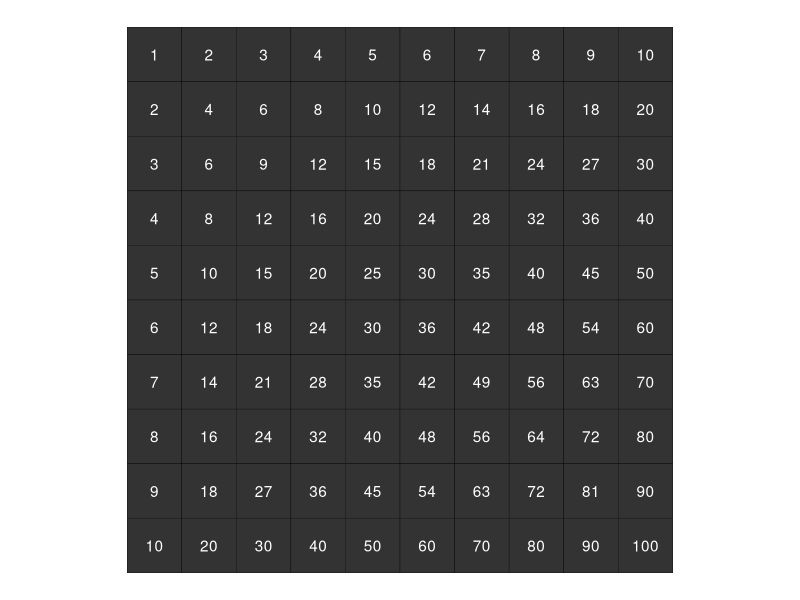

Write R code to recreate this figure.
# multiplication table 10x10

library(tidyverse)

multiplication_table <- tibble(
  x = 1:10,
  y = 1:10
) %>% 
  complete(x, y) %>% 
  mutate(product = x * y)

ggplot(multiplication_table, aes(x, y)) +
  geom_tile(color = "black") +
  geom_text(aes(label = product), color = "white") +
  scale_y_continuous(trans = "reverse") +
  coord_fixed() +
  theme_bw() + theme_void()
#  theme_void()
